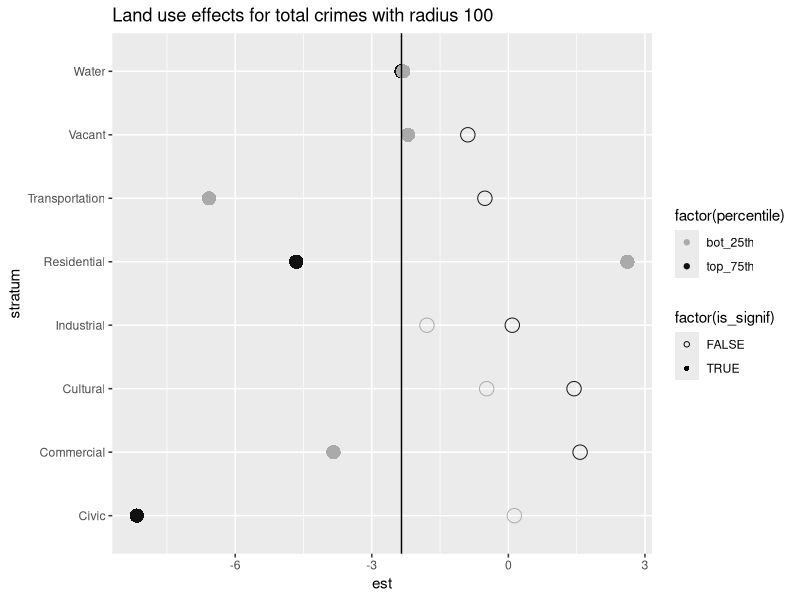
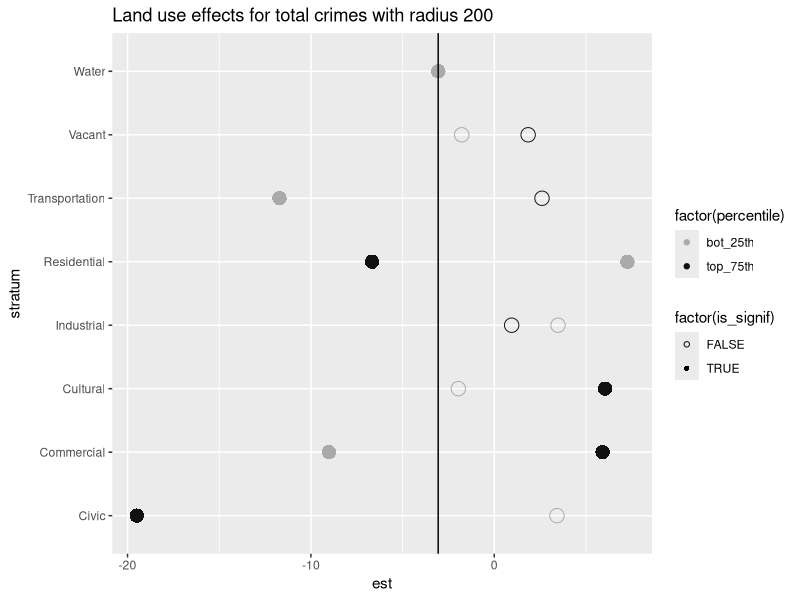
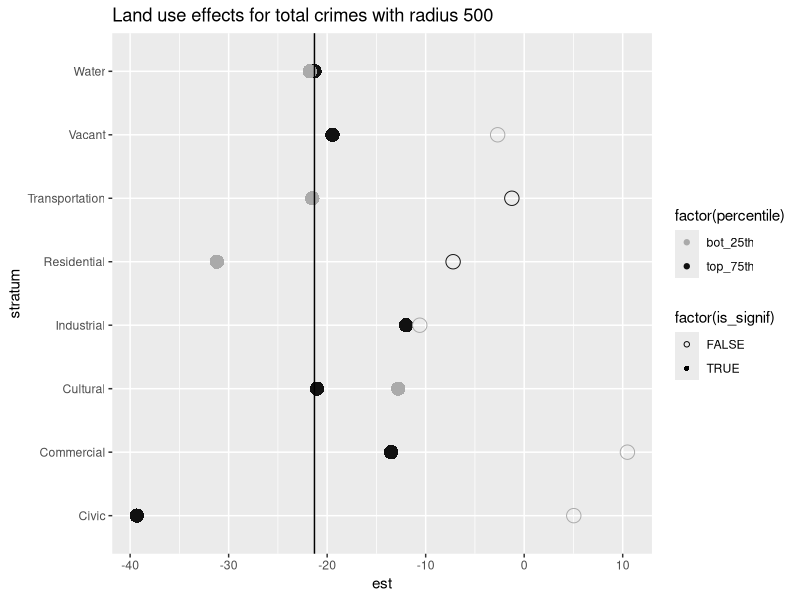
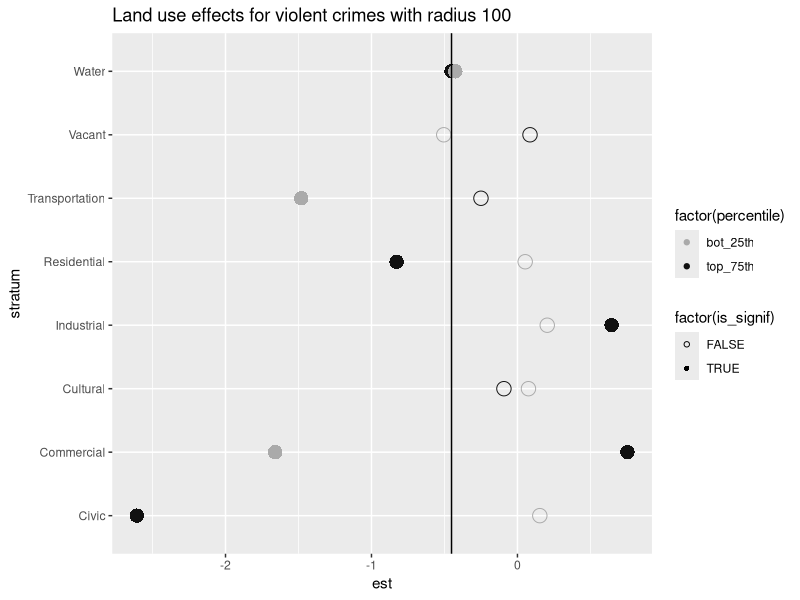
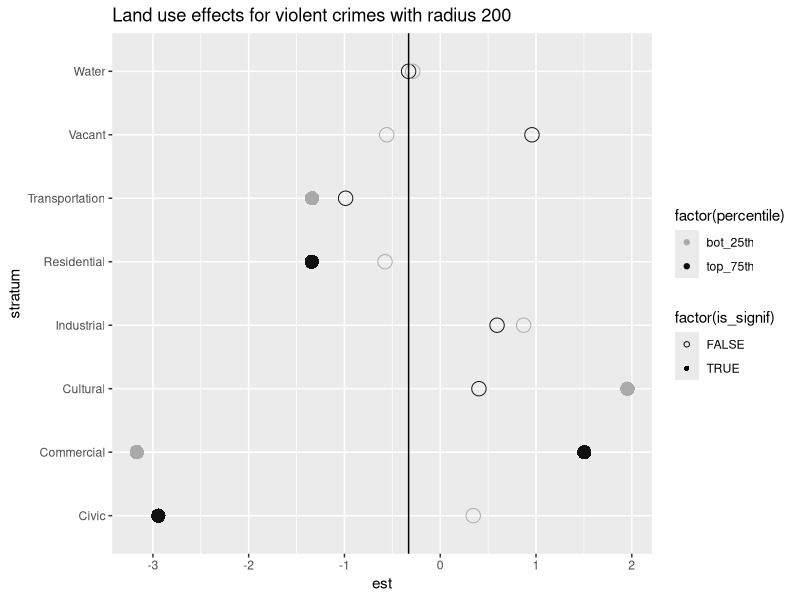
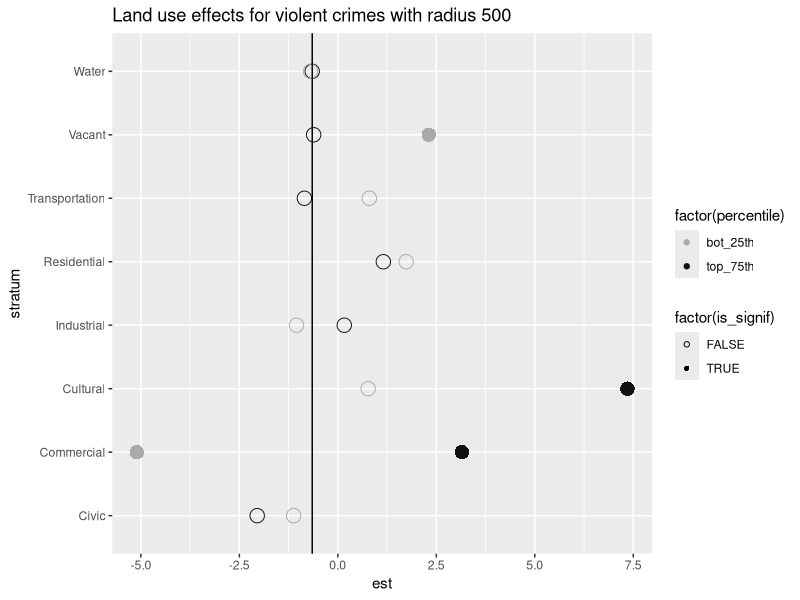
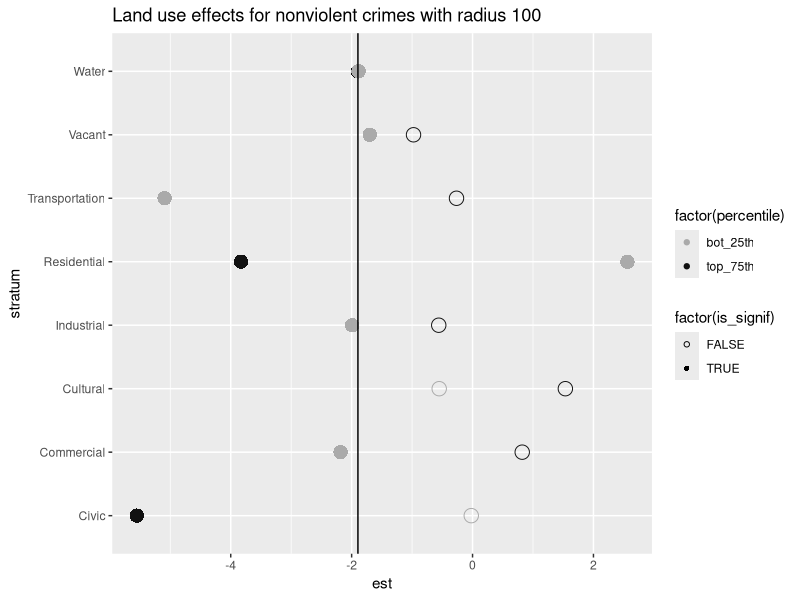
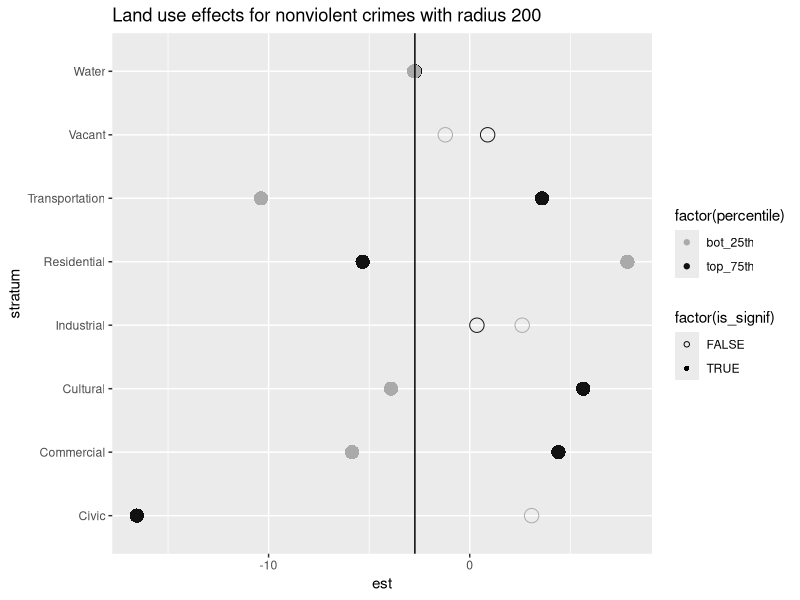

The R script that drew these images, in order:
# This code graphs love plots of different crime effect influences per land use stratum
# This code uses the dataset from matches without business data.

library(ggplot2)
library(gridExtra)
library(grid)
library(gtable)

# Load the data
all_tests = read.csv("../neat_data/analysis_results/all_pairs_tests_new.csv")
segment_tests = read.csv("../neat_data/analysis_results/land_use_strata_tests_new.csv")

segment_tests$is_signif = segment_tests$p <= 0.05

# Determine if the data is significant
types = c("total", "violent", "nonviolent")

for (crime_type in types) {
  for (crime_radius in c(100, 200, 500)) {
    # Get the relevant scores for the crimes
    sub_tests = subset(segment_tests, type == crime_type & radius == crime_radius)
    all_relevant_scores = subset(all_tests, type == crime_type & radius == crime_radius)
    
    # Plot the stratum scores
    p <- ggplot(sub_tests, aes(est, stratum))
    p <- p + geom_point(aes(colour = factor(percentile), shape = factor(is_signif), size=5)) + guides(size=FALSE)+
      scale_color_manual(values=c('#aaaaaa','#111111'))+
      scale_shape_manual(values=c(1, 16))
    
    # Mark the line for the basic score
    p <- p + geom_vline(xintercept = all_relevant_scores$est)
    p <- p + ggtitle(paste("Land use effects for", crime_type, "crimes with radius", crime_radius))
    p
    
    filename <- paste("../neat_img/land_use_stratum_", crime_type, "_", crime_radius, ".png", sep="")
    
    ggsave(filename, width = 6, height = 4)
  }
}



